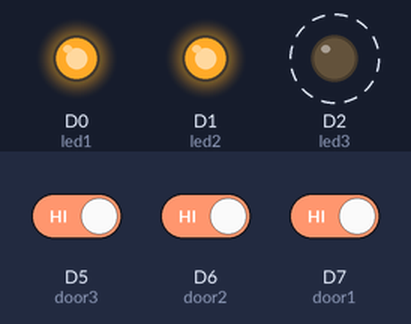
Recording of a sketch running on a simulated Particle Photon. On the bench: output pins drawn as LEDs (lit = HIGH). Dashed ring = blinking. Inputs (shaded band) come from the test bench; at power-on: D6 (door2) HIGH, D7 (door1) HIGH, D5 (door3) HIGH.

Above: at 1.26 s.
1.3 s: D6 (door2) driven LOW
At 1.56 s:
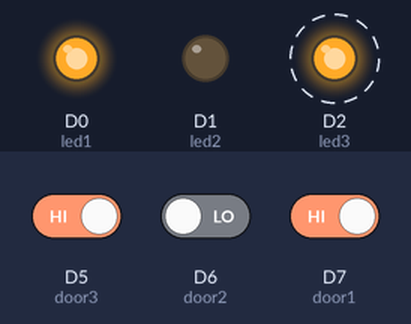
4.3 s: D7 (door1) driven LOW
At 5.2 s:
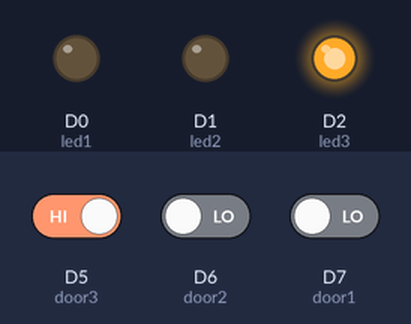
7.3 s: D6 (door2) driven HIGH
At 8.5 s:
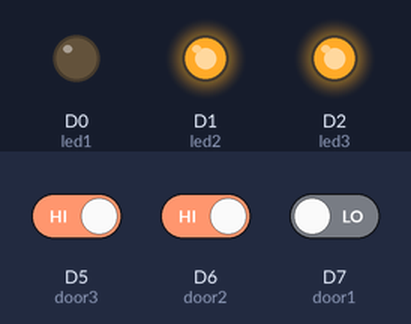
8.8 s: D5 (door3) driven LOW
At 9.9 s:
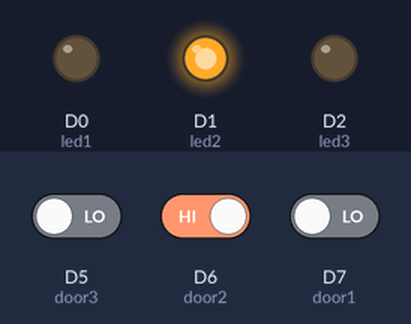
10.3 s: D7 (door1) driven HIGH
At 11.0 s:
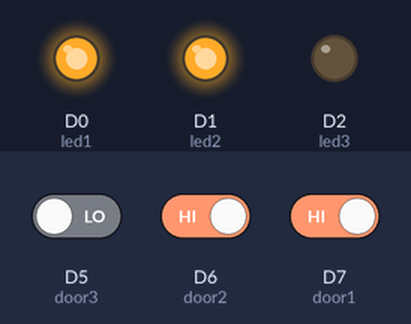
11.8 s: D5 (door3) driven HIGH
At 12.15 s:
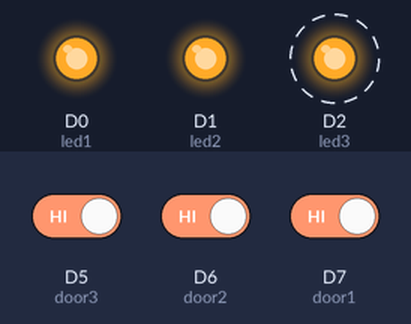
Timing chart, 0 to 15.8 s (numbered marks = the images above; inputs shaded):
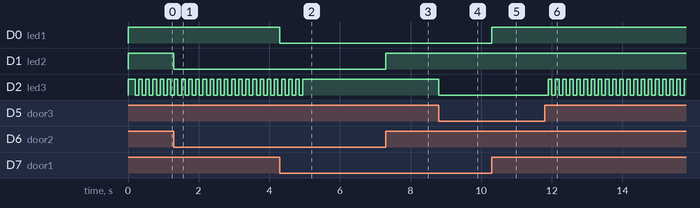

Measured:
- after the input at 1.3 s, D1 (led2): HIGH → LOW at once
- after the input at 4.3 s, D0 (led1): HIGH → LOW at once
- after the input at 7.3 s, D1 (led2): LOW → HIGH at once
- after the input at 8.8 s, D2 (led3): HIGH → LOW at once
- after the input at 10.3 s, D0 (led1): LOW → HIGH at once
- after the input at 11.8 s, D2 (led3): alternates HIGH for 0.10 s and LOW for 0.10 s, starting after 0.10 s
- by itself, D2 (led3): alternates HIGH for 0.10 s and LOW for 0.10 s, 7 changes in all, then stays HIGH

The sketch:

firmware.ino
```cpp
// ------------------------------------
// Pebble integration v0.3 #HackDisrupt
// ------------------------------------

// Each led represents a different door
int led1 = D0;
int led2 = D1;
int led3 = D2;

int door1 = D7;
int door2 = D6;
int door3 = D5;

int doorOpen1 = 0;
int doorOpen2 = 0;
int doorOpen3 = 0;

int allDoors = 0;

unsigned long lastTimeOpened = 0UL; // Used for fridge (door3)
unsigned long fridgeTolerate = 5000UL; // 1000UL = 1 second

// Used for fridge led blinking
int ledState = LOW;
unsigned long previousMillis = 0UL;
unsigned long interval = 100UL;

// This routine runs only once upon reset
void setup() {
    // This variable returns an integer that should be converted to binary
    // e.g.: 7 equals to 111, which means door 1, 2 and 3 are open.
    Spark.variable("allDoors", &allDoors, INT);

    pinMode(led1, OUTPUT);
    pinMode(led2, OUTPUT);
    pinMode(led3, OUTPUT);

    digitalWrite(led1, HIGH);
    digitalWrite(led2, HIGH);
    digitalWrite(led3, HIGH);

    pinMode(door1, INPUT_PULLUP);
    pinMode(door2, INPUT_PULLUP);
    pinMode(door3, INPUT_PULLUP);
}

// This routine loops forever
void loop() {
    doorOpen1 = digitalRead(door1);
    if (doorOpen1) {
        digitalWrite(led1, HIGH);
        allDoors |= (1 << 2);
    } else {
        digitalWrite(led1, LOW);
        allDoors &= ~(1 << 2);
    }

    doorOpen2 = digitalRead(door2);
    if (doorOpen2) {
        digitalWrite(led2, HIGH);
        allDoors |= (1 << 1);
    } else {
        digitalWrite(led2, LOW);
        allDoors &= ~(1 << 1);
    }

    doorOpen3 = digitalRead(door3);
    if (doorOpen3) {
        if (lastTimeOpened == 0UL) {
            lastTimeOpened = millis();
        }
        unsigned long delta = millis() - lastTimeOpened;
        if (delta > fridgeTolerate) {
            // Fridge is open beyond toleration!
            digitalWrite(led3, HIGH);
            allDoors |= (1 << 0);
        }
        else {
            // Fridge is open but we're under the toleration period. Blinking led
            unsigned long currentMillis = millis();
            if (currentMillis - previousMillis > interval) {
                previousMillis = currentMillis;
                if (ledState == LOW) {
                    ledState = HIGH;
                }
                else {
                    ledState = LOW;
                }
                digitalWrite(led3, ledState);
            }
        }
    } else {
        lastTimeOpened = 0UL;
        digitalWrite(led3, LOW);
        allDoors &= ~(1 << 0);
    }
}
```
